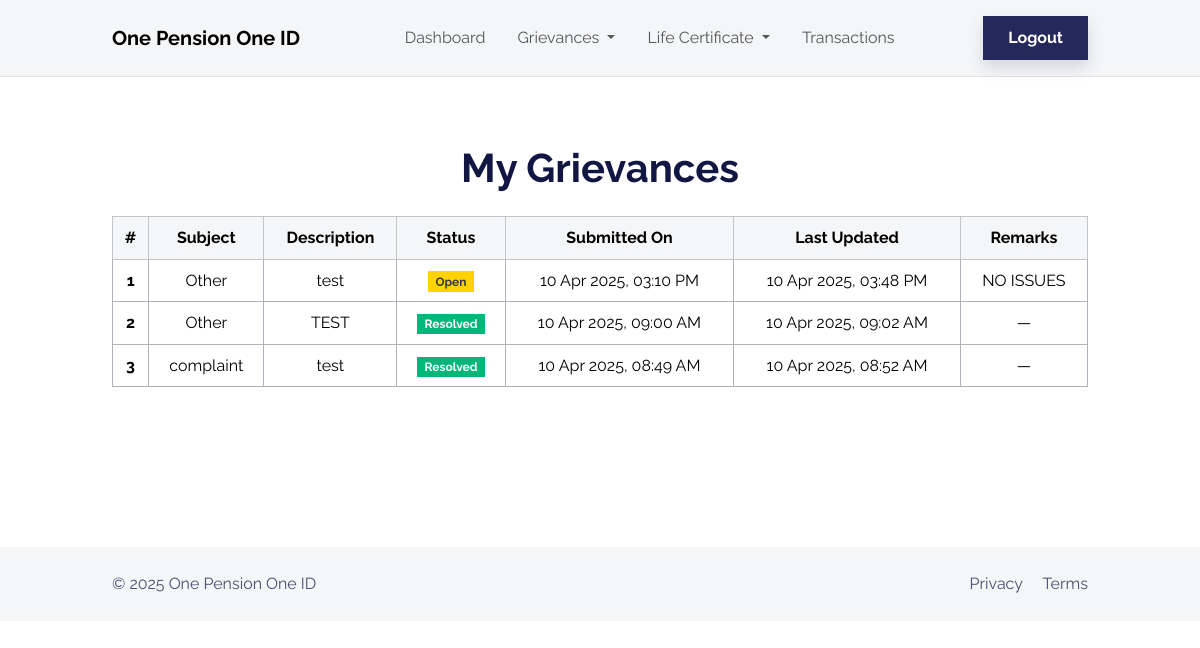
The app's page /list/ (signed in) with its own data.
### pensions/models.py (models this page shows, shortened)
class Grievance(models.Model):
    SUBJECT_CHOICES = [
        ('Pension not credited', 'Pension not credited'),
        ('Incorrect pension amount', 'Incorrect pension amount'),
        ('Life certificate issue', 'Life certificate issue'),
        ('Bank detail update', 'Bank detail update'),
        ('Document verification delay', 'Document verification delay'),
        ('Other', 'Other'),
    ]
    pensioner = models.ForeignKey(Pensioner, on_delete=models.SET_NULL, null=True)
    subject = models.CharField(max_length=255, choices=SUBJECT_CHOICES)
    description = models.TextField()
    status = models.CharField(
        max_length=20,
        choices=[('Open', 'Open'), ('In Progress', 'In Progress'), ('Resolved', 'Resolved')],
        default='Open'
    )
    remarks = models.TextField(blank=True, null=True)  # ✅ New field for admins only
    created_at = models.DateTimeField(auto_now_add=True)
    updated_at = models.DateTimeField(auto_now=True)

### pensions/views.py (the view)
# urls.py: path('list/', grievance_list, name='grievance_list'),
@login_required
def grievance_list(request):
    try:
        pensioner = Pensioner.objects.get(user=request.user)
        grievances = Grievance.objects.filter(pensioner=pensioner).order_by('-created_at')
    except Pensioner.DoesNotExist:
        grievances = []
    return render(request, 'grievance_list.html', {'grievances': grievances})

### templates/grievance_list.html (shortened to what this page needs)
{% load static %}
<!DOCTYPE html>
<html lang="en" data-bs-theme="light">
<head>
    <link rel="stylesheet" href="{% static 'assets/bootstrap/css/bootstrap.min.css' %}">
</head>
<body>
{% include 'navbar.html' %}
<section class="py-5 my-5">
    <div class="container py-5">
        <h2 class="display-6 fw-bold mb-4 text-center">My Grievances</h2>
        {% if grievances %}
            <div class="table-responsive">
                <table class="table table-bordered table-hover align-middle text-center">
                    <thead class="table-light">
                        <tr>
                            <th scope="col">#</th>
                            <th scope="col">Subject</th>
                            <th scope="col">Description</th>
                            <th scope="col">Status</th>
                            <th scope="col">Submitted On</th>
                            <th scope="col">Last Updated</th>
                                <th scope="col">Remarks</th>
                        </tr>
                    </thead>
                    <tbody>
                        {% for grievance in grievances %}
                            <tr>
                                <th scope="row">{{ forloop.counter }}</th>
                                <td>{{ grievance.subject }}</td>
                                <td>{{ grievance.description|truncatechars:80 }}</td>
                                <td>
                                    {% if grievance.status == "Open" %}
                                        <span class="badge bg-warning text-dark">Open</span>
                                    {% elif grievance.status == "In Progress" %}
                                        <span class="badge bg-info text-dark">In Progress</span>
                                    {% elif grievance.status == "Resolved" %}
                                        <span class="badge bg-success">Resolved</span>
                                    {% endif %}
                                </td>
                                <td>{{ grievance.created_at|date:"d M Y, h:i A" }}</td>
                                <td>{{ grievance.updated_at|date:"d M Y, h:i A" }}</td>
                                    <td>{{ grievance.remarks|default:"—" }}</td>
                            </tr>
                        {% endfor %}
                    </tbody>
                </table>
            </div>
        {% endif %}
    </div>
</section>
<footer class="bg-light text-muted mt-5">
    <div class="container py-4">
        <div class="row">
            <div class="col-md-6">
                <p class="mb-0">© 2025 One Pension One ID</p>
            </div>
            <div class="col-md-6 text-md-end">
                <a href="#" class="me-3">Privacy</a>
                <a href="#">Terms</a>
            </div>
        </div>
    </div>
</footer>
</body>
</html>

### templates/navbar.html (shortened to what this page needs)
<nav class="navbar navbar-expand-md fixed-top navbar-shrink py-3 bg-light" id="mainNav">
    <div class="container">
        <a class="navbar-brand d-flex align-items-center" href="{% url 'home' %}">
            <span>One Pension One ID</span>
        </a>
        <div class="collapse navbar-collapse" id="navcol-1">
            <ul class="navbar-nav mx-auto">
                <li class="nav-item">
                    <a class="nav-link" href="{% url 'home' %}">Dashboard</a>
                </li>
                <li class="nav-item dropdown">
                    <a class="nav-link dropdown-toggle" href="#" id="grievanceDropdown" role="button" data-bs-toggle="dropdown" aria-expanded="false">
                        Grievances
                    </a>
                </li>
                <li class="nav-item dropdown">
                    <a class="nav-link dropdown-toggle" href="#" id="lifeDropdown" role="button" data-bs-toggle="dropdown" aria-expanded="false">
                        Life Certificate
                    </a>
                </li>
                <li class="nav-item">
                    <a class="nav-link" href="{% url 'pension_transactions' %}">Transactions</a>
                </li>
            </ul>
            <a class="btn btn-primary shadow" href="{% url 'logout' %}">Logout</a>
        </div>
    </div>
</nav>

### records on screen
Grievance: subject "Other", description "test", status "Open", created_at "10 Apr 2025, 03:10 PM", updated_at "10 Apr 2025, 03:48 PM", remarks "NO ISSUES"
Grievance: subject "Other", description "TEST", status "Resolved", created_at "10 Apr 2025, 09:00 AM", updated_at "10 Apr 2025, 09:02 AM", remarks "—"
Grievance: subject "complaint", description "test", status "Resolved", created_at "10 Apr 2025, 08:49 AM", updated_at "10 Apr 2025, 08:52 AM", remarks "—"
